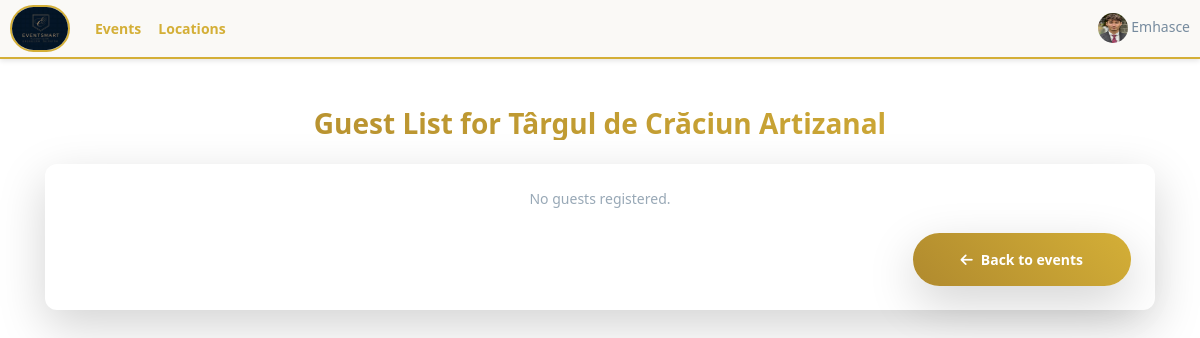
The page /event/22/guest_list/ (signed in) on the database as committed earlier.
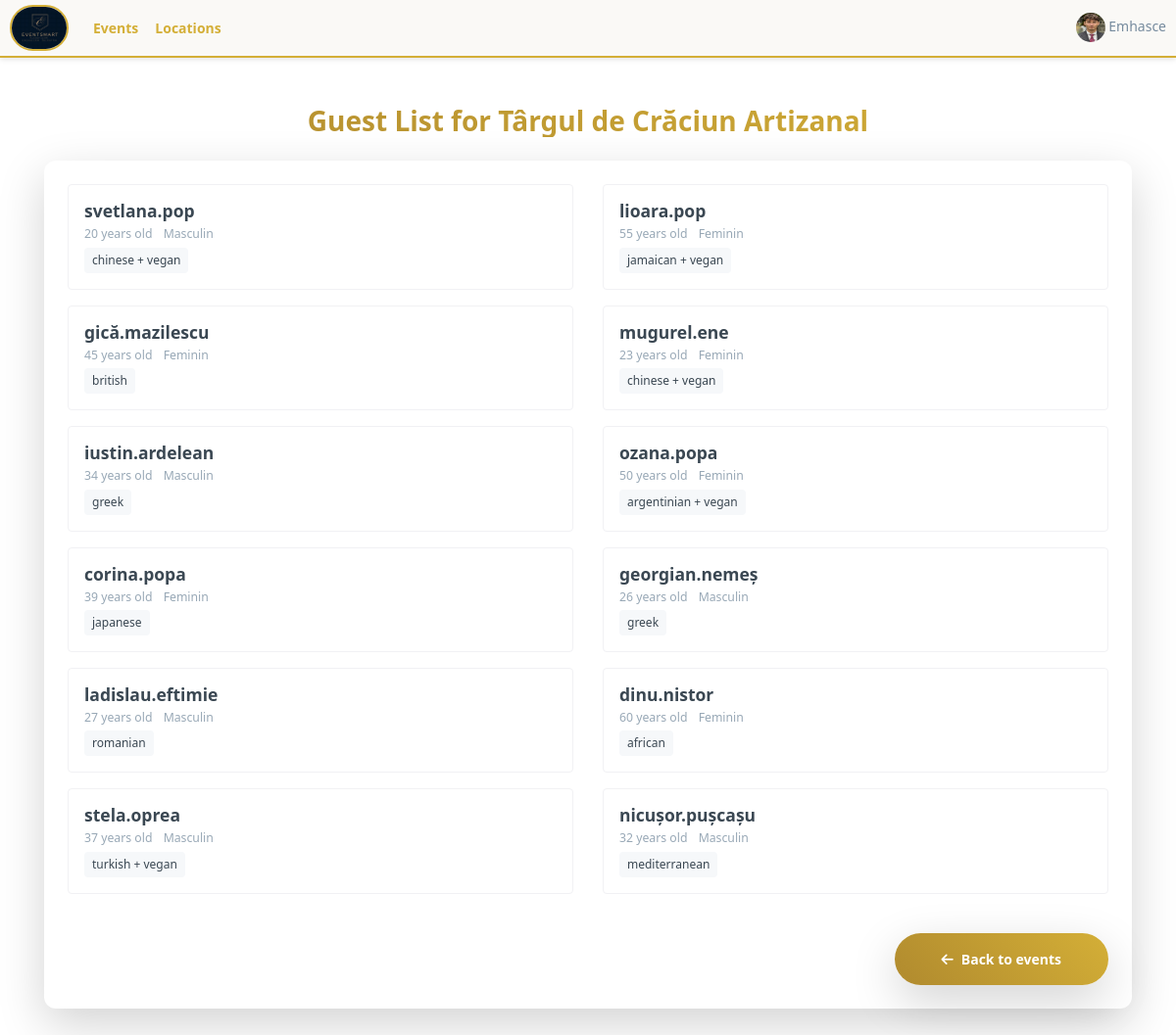
The same page on the database as committed later.
### base/models.py (models this page shows, shortened)
class Guests(models.Model):
    profile = models.OneToOneField(Profile, on_delete=models.CASCADE, related_name='guest_profile', null=True)
    GENDER_CHOICES = [
        ('M', 'Masculin'),
        ('F', 'Feminin')
        ]
    SPICY_LEVELS = [
        ('none', 'None'),
        ('low', 'Low'),
        ('medium', 'Medium'),
        ('high', 'High')
    ]
    age = models.IntegerField(null=True, blank=True)
    gender = models.CharField(max_length=1, choices=GENDER_CHOICES, null=True, blank=True)
    picture = models.ImageField(upload_to='poze_invitati/', null=True, blank=True)
    cuisine_preference = models.CharField(max_length=50, choices=REGION_CHOICES ,blank=True, null=True)
    diet_preference = models.CharField(max_length=15, choices=DIET_CHOICES, default='none')
    allergens = models.ManyToManyField(Allergen, blank=True)
    medical_conditions = models.ManyToManyField('MedicalCondition', blank=True)
    custom_medical_notes = models.TextField(null=True, blank=True)
    spicy_food = models.CharField(max_length=10, choices=SPICY_LEVELS, default='none')
    state = models.BooleanField(default=False)
    texture_preference = models.CharField(max_length=10, choices=TEXTURE_CHOICES, default='none', blank=True, null=True)
    nutrition_goal = models.CharField(max_length=15, choices=NUTRITION_GOAL_CHOICES, default='none', blank=True, null=True)
    temp_preference = models.CharField(max_length=5, choices=TEMP_CHOICES, default='hot', blank=True, null=True)
    preferred_course = models.CharField(max_length=20, choices=[('appetizer','Appetizer'),('main','Main'),('dessert','Dessert'),('drink','Drink')], blank=True, null=True)
    @property
    def vegan(self):
        return self.diet_preference == 'vegan'

class Profile(models.Model):
    user = models.ForeignKey(User, on_delete=models.CASCADE, null=True, blank=True)
    username = models.CharField(max_length=150, unique=True)
    password = models.CharField(max_length=128)
    email = models.EmailField()
    description = models.TextField(null=True, blank=True)
    photo = models.ImageField(upload_to='profile_photos/', null=True, blank=True, default="poze_invitati/male.png")
    cv_file = models.FileField(upload_to='cv_folder', null=True, blank=True)
    approved = models.BooleanField(default=False)
    number = models.CharField(max_length=15,default="+(40) 748364823")
    age = models.IntegerField(default=20)
    first_name = models.CharField(null=True, blank=True,max_length=15)
    last_name = models.CharField(null=True, blank=True,max_length=15)
    location = models.CharField(null=True, blank=True,max_length=60)
    street = models.CharField(null=True, blank=True,max_length=100)
    zip_code = models.CharField(null=True, blank=True,max_length=10)
    facebook = models.CharField(null=True, blank=True,max_length=100)
    instagram = models.CharField(null=True, blank=True,max_length=100)
    work_link = models.CharField(null=True, blank=True,max_length=100)
    google_link = models.CharField(null=True, blank=True,max_length=100)
    country = models.CharField(null=True, blank=True,max_length=100)
    created_at = models.DateTimeField(auto_now_add=True)
    USER_TYPE_CHOICES = (
        ('admin', 'Admin'),
        ('organizer', 'Organizer'),
        ('guest', 'Guest'),
        ('staff', 'Staff')
    )
    user_type = models.CharField(
        max_length=20,
        choices=USER_TYPE_CHOICES,
        default='guest'
    )

### base/views.py (the view)
@login_required
def guest_list(request, event_id):
    event = get_object_or_404(
        Event.objects.prefetch_related('guests__profile'),
        id=event_id
    )
    return render(request, 'base/guest_list.html', {
        'event': event,
        'guests': event.guests.all()
    })

### base/context_processors.py (called while the page is built)
def media_url(request):
    return {
        'MEDIA_URL': settings.MEDIA_URL
    }

### base/templates/base/guest_list.html (shortened to what this page needs)
{% extends 'main.html' %}
{% block content %}
<div class="container mt-5">
    <h2 class="text-center mb-4" style="background: linear-gradient(45deg, #B08A2E, #D4AF37); -webkit-background-clip: text; -webkit-text-fill-color: transparent; background-clip: text;">
        Guest List for {{ event.event_name }}
    </h2>
    <div class="card shadow-lg border-0">
        <div class="card-body p-4">
            {% if event.guests.all %}
                <div class="row">
                    {% for guest in event.guests.all %}
                        <div class="col-md-6 mb-3">
                            <div class="guest-card p-3 border rounded">
                                <div class="d-flex align-items-center">
                                    <div>
                                        <h5 class="mb-1">{{ guest.profile.username }}</h5>
                                        <div class="text-muted small">
                                            {% if guest.age %}<span class="me-2">{{ guest.age }} years old</span>{% endif %}
                                            {% if guest.gender %}<span>{{ guest.get_gender_display }}</span>{% endif %}
                                        </div>
                                        {% if guest.cuisine_preference %}
                                            <div class="mt-1">
                                                <span class="badge bg-light text-dark">
                                                    {{ guest.cuisine_preference }}
                                                    {% if guest.vegan %}+ vegan{% endif %}
                                                </span>
                                            </div>
                                        {% endif %}
                                    </div>
                                </div>
                            </div>
                        </div>
                    {% endfor %}
                </div>
            {% else %}
                <p class="text-muted text-center">No guests registered.</p>
            {% endif %}
            <div class="d-flex justify-content-center mt-4">
                <a href="{% url 'my_events' %}" class="btn btn-gradient px-5 py-3 rounded-pill shadow-lg">
                    <i class="fas fa-arrow-left me-2"></i>Back to events
                </a>
            </div>
        </div>
    </div>
</div>
{% endblock %}

Rows that differ between the two databases and show on the page:
added Guests: profile.username "svetlana.pop", age "20", gender "Masculin", cuisine_preference "chinese", diet_preference "+ vegan"
added Guests: profile.username "lioara.pop", age "55", gender "Feminin", cuisine_preference "jamaican", diet_preference "+ vegan"
added Guests: profile.username "gică.mazilescu", age "45", gender "Feminin", cuisine_preference "british"
added Guests: profile.username "mugurel.ene", age "23", gender "Feminin", cuisine_preference "chinese", diet_preference "+ vegan"
added Guests: profile.username "iustin.ardelean", age "34", gender "Masculin", cuisine_preference "greek"
added Guests: profile.username "ozana.popa", age "50", gender "Feminin", cuisine_preference "argentinian", diet_preference "+ vegan"
added Guests: profile.username "corina.popa", age "39", gender "Feminin", cuisine_preference "japanese"
added Guests: profile.username "georgian.nemeș", age "26", gender "Masculin", cuisine_preference "greek"
added Guests: profile.username "ladislau.eftimie", age "27", gender "Masculin", cuisine_preference "romanian"
added Guests: profile.username "dinu.nistor", age "60", gender "Feminin", cuisine_preference "african"
added Guests: profile.username "stela.oprea", age "37", gender "Masculin", cuisine_preference "turkish", diet_preference "+ vegan"
added Guests: profile.username "nicușor.pușcașu", age "32", gender "Masculin", cuisine_preference "mediterranean"
Other text that changed with them:
text no longer shown: "No guests registered."
